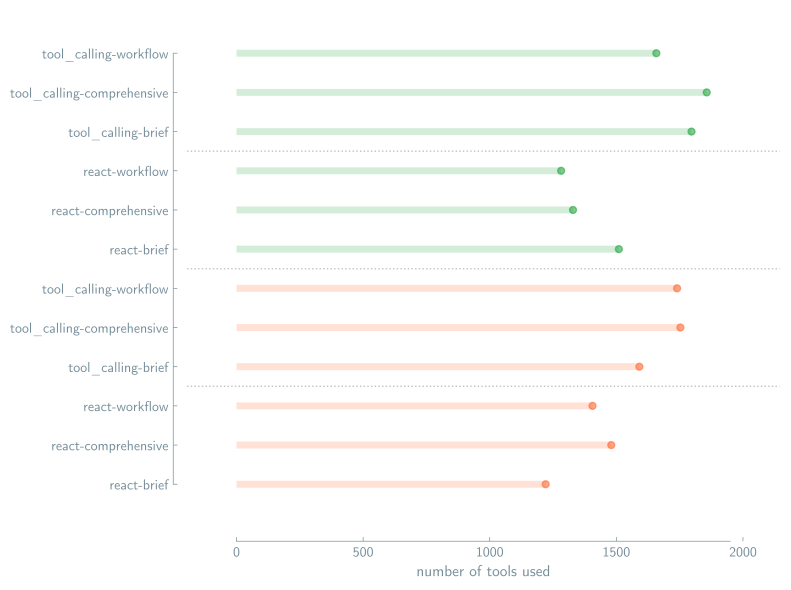

Source code (Python):
import json
from collections import defaultdict
from pathlib import Path

import lama_aesthetics
import matplotlib.pyplot as plt
import numpy as np
from lama_aesthetics.plotutils import range_frame

lama_aesthetics.get_style("main")

CLAUDE_PATH_REACT = Path("../claude/spectra_chained")
CLAUDE_PATH_TOOL_CALLING = Path("../claude/spectra_chained/tool_calling")
GPT_PATH_REACT = Path("../gpt4o/spectra_chained")
GPT_PATH_TOOL_CALLING = Path("../gpt4o/spectra_chained/tool_calling")

PATHS = [
    CLAUDE_PATH_REACT,
    CLAUDE_PATH_TOOL_CALLING,
    GPT_PATH_REACT,
    GPT_PATH_TOOL_CALLING,
]


def extract_info_from_filename(filename):
    # Handles both gpt4o-tool_calling-spectra_chained_env-brief_verbosity.json
    # and claude_35_sonnet-react-spectra_chained_env-brief_verbosity.json
    name = filename.stem
    if name.startswith("claude_35_sonnet-"):
        # claude_35_sonnet-react-spectra_chained_env-brief_verbosity.json
        parts = name.split("-")
        model = "claude_35_sonnet"
        agent = parts[1]
        desc = parts[-1]
    else:
        # gpt4o-tool_calling-spectra_chained_env-brief_verbosity.json
        parts = name.split("-")
        model = parts[0]
        agent = (
            parts[1]
            if parts[1] in ["react", "tool_calling"]
            else ("tool_calling" if "tool_calling" in parts else "react")
        )
        desc = parts[-1]
    return model, agent, desc


# Collect scores
results = defaultdict(dict)  # {(model, agent): {desc: score}}
desc_levels = set()
for path in PATHS:
    if not path.exists():
        raise FileNotFoundError(f"Path {path} does not exist.")
    for file in path.glob("*.json"):
        with file.open() as f:
            data = json.load(f)
        model, agent, desc = extract_info_from_filename(file)
        score = data["metrics"]["total_tool_calls"]
        results[(model, agent)][desc] = score
        desc_levels.add(desc)

# Sort for consistent plotting
desc_levels = sorted(desc_levels)

# Add all possible model-agent pairs present in results, in desired order
groups = []
if any(k[0] == "claude_35_sonnet" and k[1] == "react" for k in results):
    groups.append(("claude_35_sonnet", "react"))
if any(k[0] == "claude_35_sonnet" and k[1] == "tool_calling" for k in results):
    groups.append(("claude_35_sonnet", "tool_calling"))
if any(k[0] == "gpt4o" and k[1] == "react" for k in results):
    groups.append(("gpt4o", "react"))
if any(k[0] == "gpt4o" and k[1] == "tool_calling" for k in results):
    groups.append(("gpt4o", "tool_calling"))

# Prepare data for plotting
model_scores = []
for model, agent in groups:
    for desc in desc_levels:
        label = f"{model}-{agent}-{desc}"
        score = results.get((model, agent), {}).get(desc, np.nan)
        model_scores.append((label, score))


def plot_performance(model_scores, outname):
    # Group bars by model-agent, add gray line after each group
    group_names = []
    group_indices = []
    bars = []
    for group in groups:
        group_label_prefix = f"{group[0]}-{group[1]}"
        group_bars = [
            (label, score)
            for label, score in model_scores
            if label.startswith(group_label_prefix)
        ]
        if group_bars:
            group_names.append(group_label_prefix)
            group_indices.append(len(bars) + len(group_bars) - 0.5)
            bars.extend(group_bars)

    fig, ax = plt.subplots(figsize=(8, 6))
    y_pos = np.arange(len(bars))
    scores = [s[1] for s in bars]

    # Clean up labels and determine colors
    labels = []
    colors = []
    for label, _score in bars:
        # Remove "_verbosity" suffix and model name prefix
        clean_label = label.replace("_verbosity", "")
        if clean_label.startswith("claude_35_sonnet-"):
            clean_label = clean_label.replace("claude_35_sonnet-", "")
            colors.append("#ff6b35")  # Orange color for Claude
        elif clean_label.startswith("gpt4o-"):
            clean_label = clean_label.replace("gpt4o-", "")
            colors.append("#28a745")  # Green color for GPT-4o
        else:
            colors.append("#007acc")  # Default blue
        labels.append(clean_label)

    # Create colored horizontal lines and points
    for _i, (y, score, color) in enumerate(zip(y_pos, scores, colors, strict=False)):
        ax.hlines(
            y,
            0,
            score,
            color=color,
            alpha=0.2,
            linewidth=5,
        )
        ax.plot(
            score,
            y,
            "o",
            markersize=5,
            color=color,
            alpha=0.6,
        )

    ax.set_yticks(y_pos)
    ax.set_yticklabels(labels)

    # Add group separators visually (gray lines)
    for idx in group_indices[:-1]:
        ax.axhline(idx, color="gray", linestyle=":", linewidth=1, alpha=0.5)

    # Adjust xlim for NaNs
    valid_scores = [s for s in scores if not np.isnan(s)]
    xlim = [0, max(valid_scores) * 1.05] if valid_scores else [0, 1]
    range_frame(ax, np.array(xlim), y_pos, pad=0.1)

    ax.set_xlabel("number of tools used")
    fig.tight_layout()
    fig.savefig(outname, bbox_inches="tight")


plot_performance(model_scores, "number_tools.pdf")
